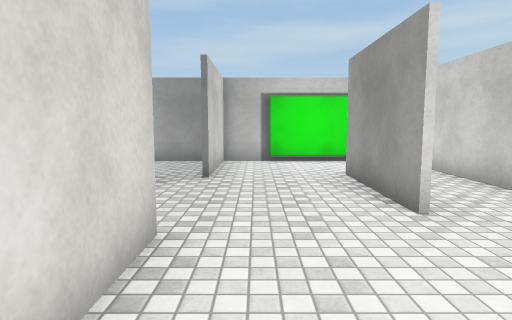
view 1 (above)

16 first-person views from a walk through a 3-D level made in the Unity game engine. The camera is 1.4 m above the floor, tilts 6° down and sees 75° across. The floor is counted in squares, 1 m on a side. Each view is taken from the middle of a square. On the plan, view 1 faces up. The plan holds only what a view shows up to about 15 squares ahead; the rest is blank. The player character is not drawn. Surface patterns are stand-ins for the level's own textures.

view 2
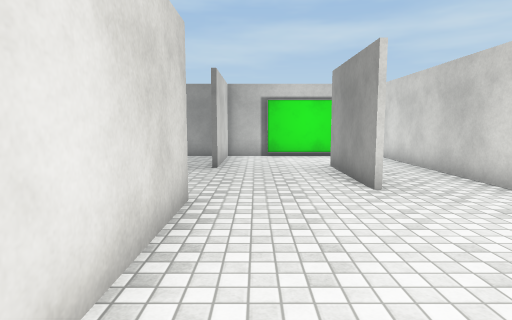

view 3
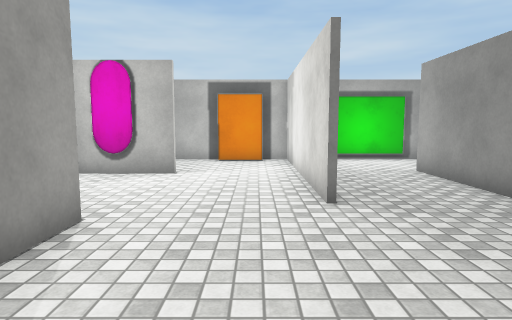

view 4
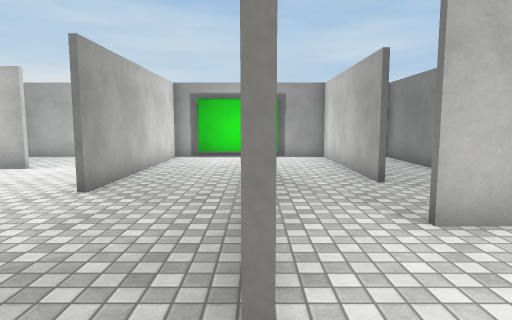

view 5
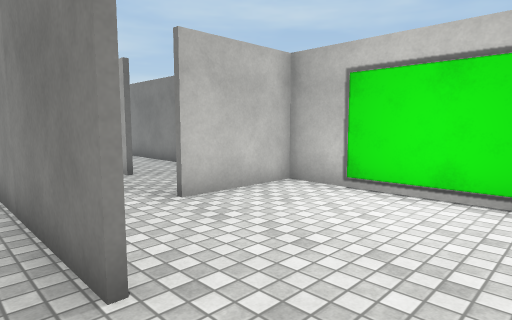

view 6
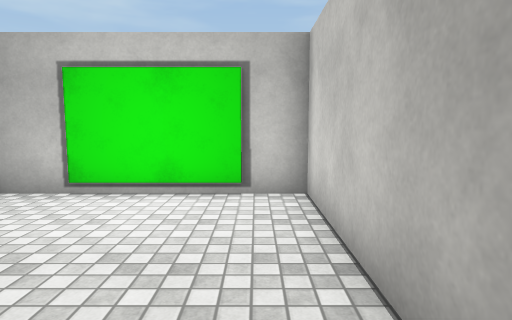

view 7
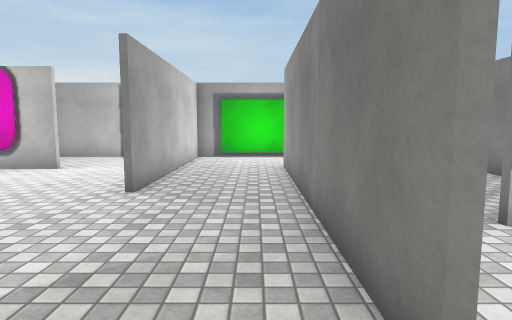

view 8
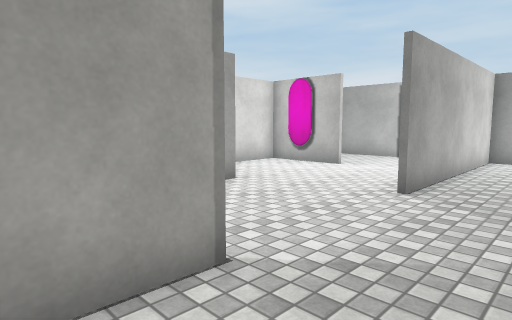

view 9
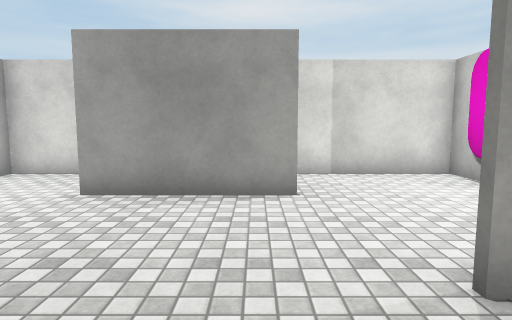

view 10
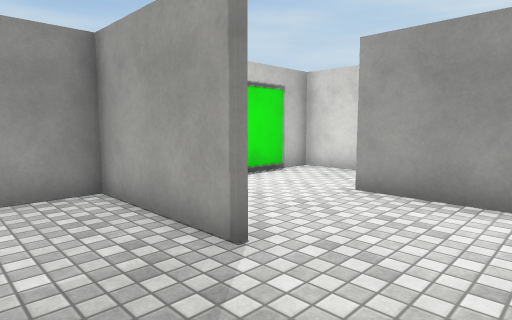

view 11
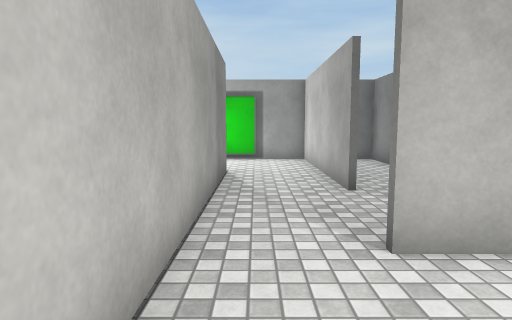

view 12
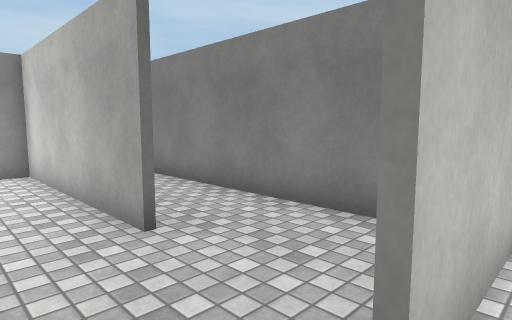

view 13
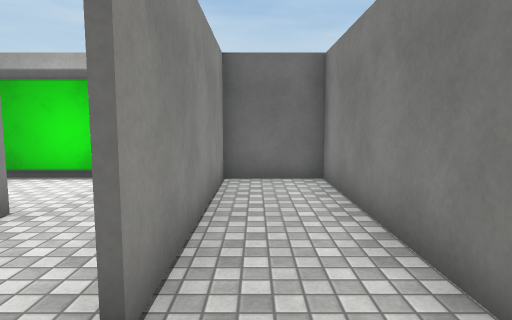

view 14
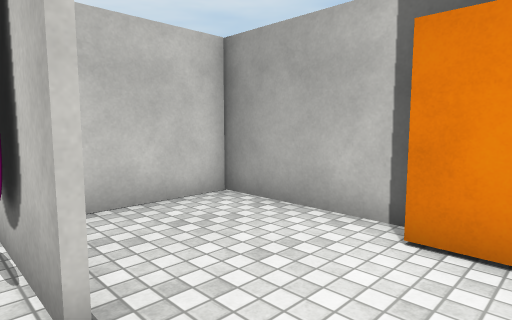

view 15
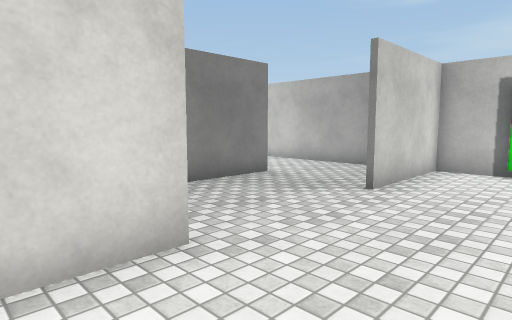

view 16
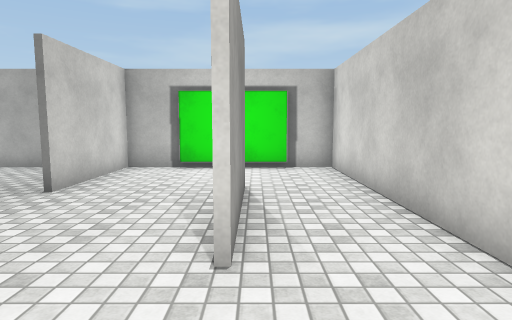

### Floor plan
Points are (right, up) in squares from view 1. A wall is a line through its corners. A room is listed if a view was taken in it or the views show most of it. See-through windows are left out.
Room 1 (views 1, 2, 3, 4, 5, 6, 7, 8, 9, 10, 11, 12, 13, 14, 15, 16)
walls: (-1.3, 4.2) (-1.3, -3.6); (-1.4, 8.8) (-1.4, 13.1); (2.6, 5.1) (2.6, 9.6); (-4.9, 9.5) (-4.9, -0.2); (-5.1, -0.2) (-5.1, 9); (2.2, 0.4) (5.5, 0.4) (5.5, 13.1) (4, 13.1); (2.8, 9.1) (2.8, 5.1); (-8, 3) (-8, -3.6) (-0.2, -3.6); (3.4, 0.5) (4.1, 0.7) (4.6, 0.6); (3.7, 0.6) (4.4, 0.6); (-0.2, -2.9) (1.5, -2.9); (-1.3, 13.1) (-1.3, 8.8); (-1.4, -3.6) (-1.4, 4.2); (-10.8, 4.9) (-10.8, -3.6) (-8.2, -3.6) (-8.2, 3); (1.5, -3.6) (5.5, -3.6) (5.5, -0.6); (3.5, 13.1) (-10.8, 13.1) (-10.8, 6.5) (-7.4, 6.5); (4, 12.8) (0.5, 12.8)

Where each view was taken, in squares from view 1:
view 1: 0 up, 0 right, facing up
view 2: 2 down, 0 right, facing up
view 3: 10 up, 0 right, facing down
view 4: 11 up, 5 left, facing down
view 5: 12 up, 4 left, facing down-left
view 6: 12 up, 4 left, facing left
view 7: 11 up, 4 left, facing down
view 8: 11 up, 4 left, facing down-right
view 9: 6 up, 4 left, facing right
view 10: 6 up, 4 left, facing up-right
view 11: 10 up, 6 left, facing down
view 12: 7 up, 6 left, facing down-left
view 13: 5 up, 9 left, facing down
view 14: 1 up, 0 right, facing down-right
view 15: 2 up, 2 right, facing up-left
view 16: 2 up, 3 right, facing up
